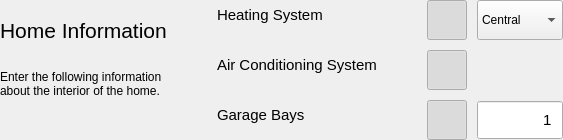
                 <widget class="QWidget" name="page_home_2">
                  <layout class="QHBoxLayout" name="layout_page_home_2" stretch="2,3">
                   <property name="spacing">
                    <number>50</number>
                   </property>
                   <property name="leftMargin">
                    <number>0</number>
                   </property>
                   <property name="topMargin">
                    <number>0</number>
                   </property>
                   <property name="rightMargin">
                    <number>0</number>
                   </property>
                   <property name="bottomMargin">
                    <number>0</number>
                   </property>
                   <item>
                    <layout class="QVBoxLayout" name="layout_home_2_labels" stretch="0,1">
                     <property name="spacing">
                      <number>10</number>
                     </property>
                     <item>
                      <widget class="QLabel" name="label_home_title_2">
                       <property name="minimumSize">
                        <size>
                         <width>0</width>
                         <height>60</height>
                        </size>
                       </property>
                       <property name="maximumSize">
                        <size>
                         <width>16777215</width>
                         <height>60</height>
                        </size>
                       </property>
                       <property name="font">
                        <font>
                         <pointsize>16</pointsize>
                        </font>
                       </property>
                       <property name="text">
                        <string>Home Information</string>
                       </property>
                       <property name="alignment">
                        <set>Qt::AlignmentFlag::AlignLeading|Qt::AlignmentFlag::AlignLeft|Qt::AlignmentFlag::AlignVCenter</set>
                       </property>
                      </widget>
                     </item>
                     <item>
                      <widget class="QLabel" name="label_home_desc_2">
                       <property name="font">
                        <font>
                         <pointsize>11</pointsize>
                        </font>
                       </property>
                       <property name="text">
                        <string>&lt;html&gt;&lt;head/&gt;&lt;body&gt;&lt;p&gt;&lt;span style=&quot; font-size:9pt;&quot;&gt;Enter the following information about the interior of the home.&lt;/span&gt;&lt;/p&gt;&lt;/body&gt;&lt;/html&gt;</string>
                       </property>
                       <property name="alignment">
                        <set>Qt::AlignmentFlag::AlignLeading|Qt::AlignmentFlag::AlignLeft|Qt::AlignmentFlag::AlignTop</set>
                       </property>
                       <property name="wordWrap">
                        <bool>true</bool>
                       </property>
                       <property name="margin">
                        <number>0</number>
                       </property>
                      </widget>
                     </item>
                    </layout>
                   </item>
                   <item>
                    <layout class="QFormLayout" name="layout_home_2_editors">
                     <property name="horizontalSpacing">
                      <number>50</number>
                     </property>
                     <property name="verticalSpacing">
                      <number>10</number>
                     </property>
                     <item row="0" column="0">
                      <widget class="QLabel" name="label_home_heat">
                       <property name="font">
                        <font>
                         <pointsize>11</pointsize>
                        </font>
                       </property>
                       <property name="text">
                        <string>&lt;html&gt;&lt;head/&gt;&lt;body&gt;&lt;p&gt;Heating System&lt;/p&gt;&lt;/body&gt;&lt;/html&gt;</string>
                       </property>
                      </widget>
                     </item>
                     <item row="0" column="1">
                      <layout class="QHBoxLayout" name="layout_home_heat">
                       <property name="spacing">
                        <number>10</number>
                       </property>
                       <item>
                        <widget class="QPushButton" name="button_home_heat">
                         <property name="minimumSize">
                          <size>
                           <width>40</width>
                           <height>40</height>
                          </size>
                         </property>
                         <property name="maximumSize">
                          <size>
                           <width>40</width>
                           <height>40</height>
                          </size>
                         </property>
                         <property name="cursor">
                          <cursorShape>PointingHandCursor</cursorShape>
                         </property>
                         <property name="text">
                          <string/>
                         </property>
                         <property name="icon">
                          <iconset>
                           <normaloff>:/icons/confirm.svg</normaloff>:/icons/confirm.svg</iconset>
                         </property>
                         <property name="iconSize">
                          <size>
                           <width>20</width>
                           <height>20</height>
                          </size>
                         </property>
                         <property name="checkable">
                          <bool>true</bool>
                         </property>
                         <property name="checked">
                          <bool>true</bool>
                         </property>
                        </widget>
                       </item>
                       <item>
                        <widget class="QComboBox" name="editor_home_heat">
                         <property name="minimumSize">
                          <size>
                           <width>0</width>
                           <height>40</height>
                          </size>
                         </property>
                         <property name="maximumSize">
                          <size>
                           <width>16777215</width>
                           <height>40</height>
                          </size>
                         </property>
                         <property name="currentIndex">
                          <number>0</number>
                         </property>
                         <item>
                          <property name="text">
                           <string>Central</string>
                          </property>
                         </item>
                         <item>
                          <property name="text">
                           <string>Forced Air</string>
                          </property>
                         </item>
                         <item>
                          <property name="text">
                           <string>Steam</string>
                          </property>
                         </item>
                         <item>
                          <property name="text">
                           <string>Floor</string>
                          </property>
                         </item>
                         <item>
                          <property name="text">
                           <string>Wall</string>
                          </property>
                         </item>
                         <item>
                          <property name="text">
                           <string>Gravity</string>
                          </property>
                         </item>
                         <item>
                          <property name="text">
                           <string>Other</string>
                          </property>
                         </item>
                        </widget>
                       </item>
                      </layout>
                     </item>
                     <item row="1" column="0">
                      <widget class="QLabel" name="label_home_ac">
                       <property name="font">
                        <font>
                         <pointsize>11</pointsize>
                        </font>
                       </property>
                       <property name="text">
                        <string>&lt;html&gt;&lt;head/&gt;&lt;body&gt;&lt;p&gt;Air Conditioning System&lt;/p&gt;&lt;/body&gt;&lt;/html&gt;</string>
                       </property>
                      </widget>
                     </item>
                     <item row="1" column="1">
                      <widget class="QPushButton" name="button_home_ac">
                       <property name="sizePolicy">
                        <sizepolicy hsizetype="Fixed" vsizetype="Fixed">
                         <horstretch>0</horstretch>
                         <verstretch>0</verstretch>
                        </sizepolicy>
                       </property>
                       <property name="minimumSize">
                        <size>
                         <width>40</width>
                         <height>40</height>
                        </size>
                       </property>
                       <property name="maximumSize">
                        <size>
                         <width>40</width>
                         <height>40</height>
                        </size>
                       </property>
                       <property name="cursor">
                        <cursorShape>PointingHandCursor</cursorShape>
                       </property>
                       <property name="text">
                        <string/>
                       </property>
                       <property name="icon">
                        <iconset>
                         <normaloff>:/icons/confirm.svg</normaloff>:/icons/confirm.svg</iconset>
                       </property>
                       <property name="iconSize">
                        <size>
                         <width>20</width>
                         <height>20</height>
                        </size>
                       </property>
                       <property name="checkable">
                        <bool>true</bool>
                       </property>
                       <property name="checked">
                        <bool>true</bool>
                       </property>
                      </widget>
                     </item>
                     <item row="2" column="0">
                      <widget class="QLabel" name="label_home_garage">
                       <property name="font">
                        <font>
                         <pointsize>11</pointsize>
                        </font>
                       </property>
                       <property name="text">
                        <string>&lt;html&gt;&lt;head/&gt;&lt;body&gt;&lt;p&gt;Garage Bays&lt;/p&gt;&lt;/body&gt;&lt;/html&gt;</string>
                       </property>
                      </widget>
                     </item>
                     <item row="2" column="1">
                      <layout class="QHBoxLayout" name="layout_home_garage">
                       <property name="spacing">
                        <number>10</number>
                       </property>
                       <item>
                        <widget class="QPushButton" name="button_home_garage">
                         <property name="minimumSize">
                          <size>
                           <width>40</width>
                           <height>40</height>
                          </size>
                         </property>
                         <property name="maximumSize">
                          <size>
                           <width>40</width>
                           <height>40</height>
                          </size>
                         </property>
                         <property name="cursor">
                          <cursorShape>PointingHandCursor</cursorShape>
                         </property>
                         <property name="text">
                          <string/>
                         </property>
                         <property name="icon">
                          <iconset>
                           <normaloff>:/icons/confirm.svg</normaloff>:/icons/confirm.svg</iconset>
                         </property>
                         <property name="iconSize">
                          <size>
                           <width>20</width>
                           <height>20</height>
                          </size>
                         </property>
                         <property name="checkable">
                          <bool>true</bool>
                         </property>
                         <property name="checked">
                          <bool>true</bool>
                         </property>
                        </widget>
                       </item>
                       <item>
                        <widget class="QSpinBox" name="editor_home_garage">
                         <property name="minimumSize">
                          <size>
                           <width>0</width>
                           <height>40</height>
                          </size>
                         </property>
                         <property name="maximumSize">
                          <size>
                           <width>16777215</width>
                           <height>40</height>
                          </size>
                         </property>
                         <property name="font">
                          <font>
                           <pointsize>11</pointsize>
                          </font>
                         </property>
                         <property name="styleSheet">
                          <string notr="true">padding: 5px;</string>
                         </property>
                         <property name="alignment">
                          <set>Qt::AlignmentFlag::AlignRight|Qt::AlignmentFlag::AlignTrailing|Qt::AlignmentFlag::AlignVCenter</set>
                         </property>
                         <property name="buttonSymbols">
                          <enum>QAbstractSpinBox::ButtonSymbols::NoButtons</enum>
                         </property>
                         <property name="minimum">
                          <number>1</number>
                         </property>
                         <property name="maximum">
                          <number>20</number>
                         </property>
                         <property name="value">
                          <number>1</number>
                         </property>
                        </widget>
                       </item>
                      </layout>
                     </item>
                    </layout>
                   </item>
                  </layout>
                 </widget>
